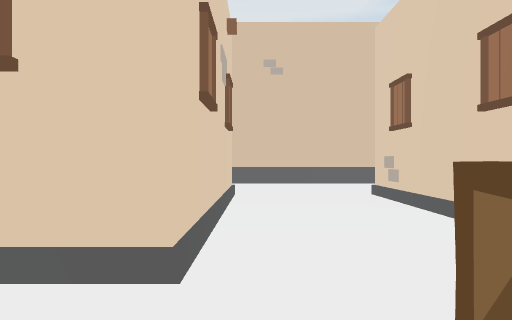
[1] (above)

18 first-person views from a walk through a scene from a Unity 3-D project. The camera is 1.3 m above the floor, looks level and sees 75° across. The floor is counted in squares, 1.8 m on a side. Each view is taken from the middle of a square. On the plan, view 1 faces up. The plan holds only what a view shows up to about 11 squares ahead; the rest is blank. The place goes on beyond the plan. The player character is not drawn. Some surface patterns are stand-ins.

[2]
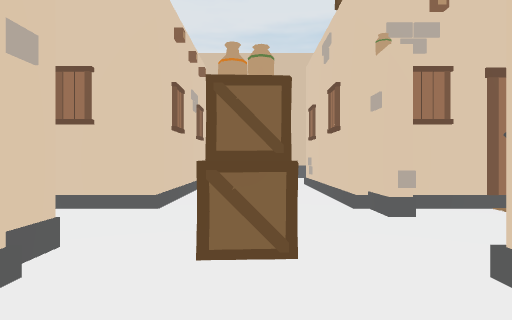

[3]
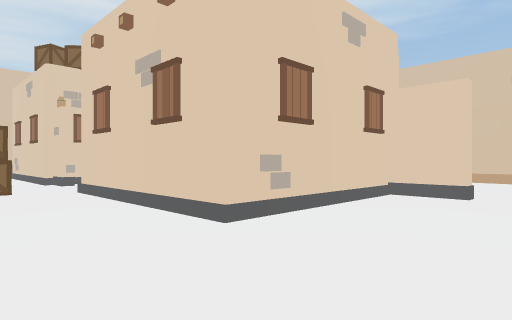

[4]
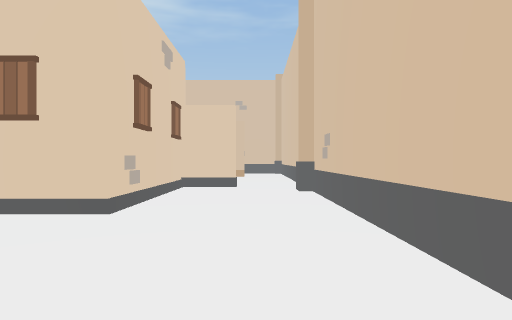

[5]
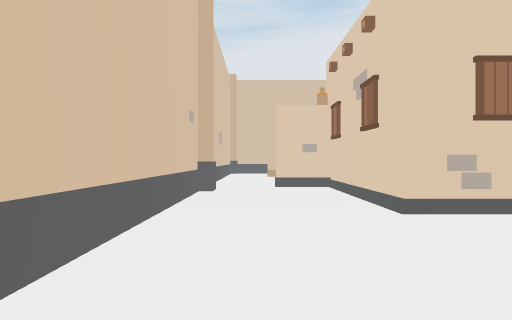

[6]
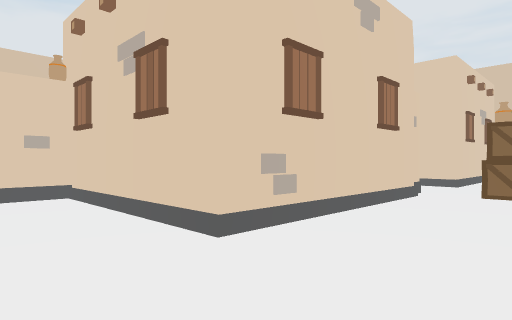

[7]
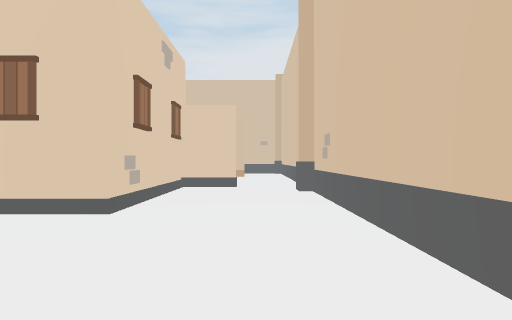

[8]
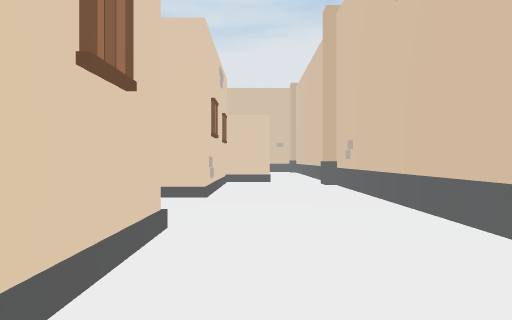

[9]
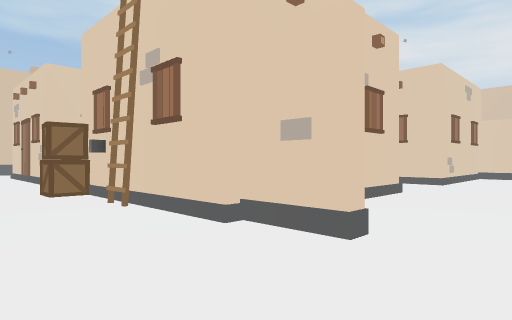

[10]
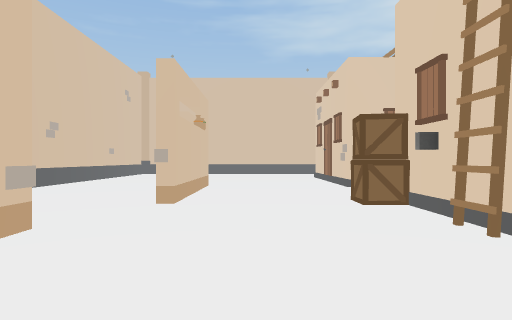

[11]
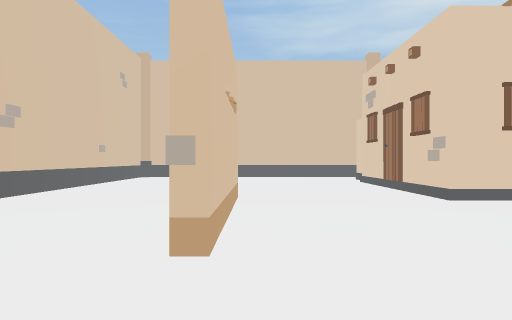

[12]
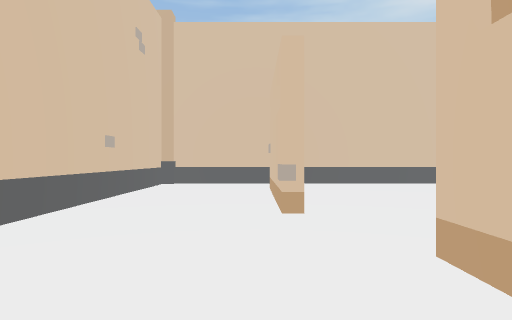

[13]
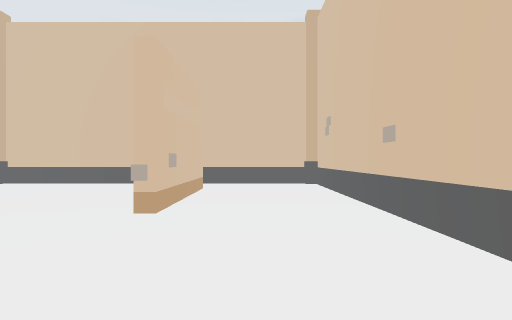

[14]
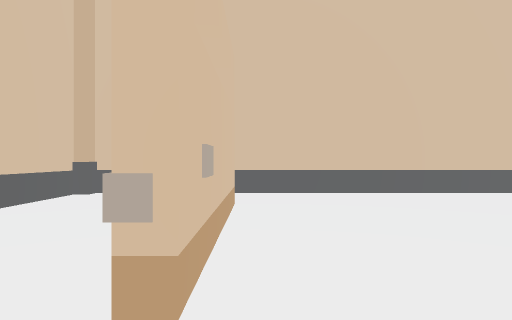

[15]
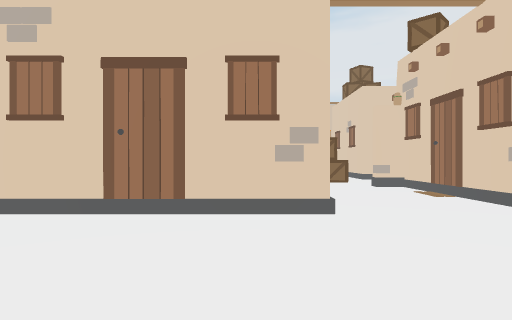

[16]
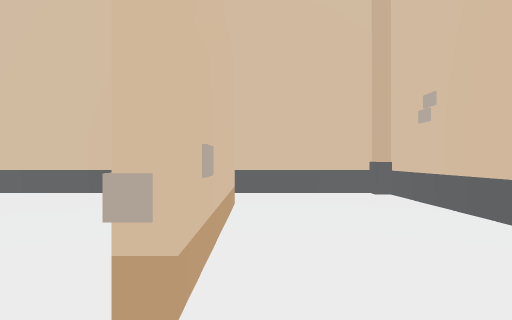

[17]
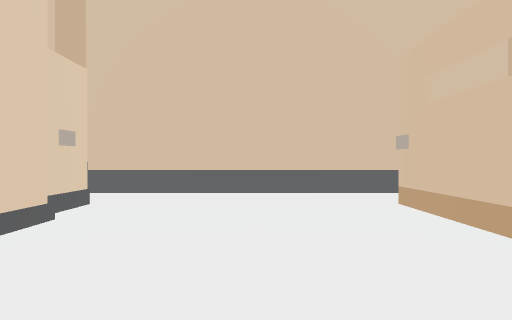

[18]
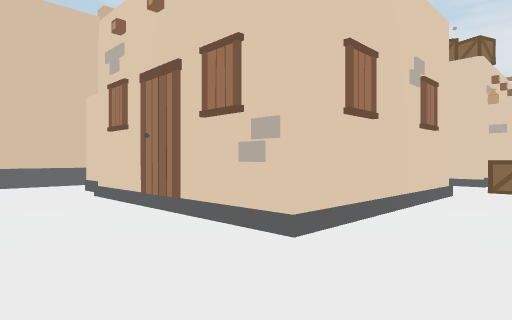

### Floor plan
Key: @ floor where view 1 was taken; # wall or solid block; . floor; O other object.
Columns run from 7 left of view 1 to 16 right of it. Each row starts with its distance up from view 1.
 11 #  ######### ###########
 10 ...#........ #.........#
  9 .......................#
  8   #...........O.....O..#
  7   ####O...#####.....#..#
  6      ##...#   #.....#..#
  5       #...#   ##...OO..#
  4       #...#   ##.......#
  3       #...#  ##........#
  2      ##...####OO...O...#
  1      ...O.O........#...
  0       .@O..........#...
 -1       O...#####....O...#
 -2       #...#   #........#
 -3       #...#   #........#
 -4       #...#   #.....O..#
 -5       #...##  #.....#..#
 -6   #####...O####.....#..#
 -7   O...........#.....#..#
 -8 .......................#
 -9 ...#.........#.........#
-10    #####################

Where each view was taken, in squares from view 1:
view 1: 0 up, 0 right, facing up
view 2: 3 down, 1 right, facing up
view 3: 9 down, 0 right, facing up-right
view 4: 8 down, 2 left, facing right
view 5: 8 down, 4 right, facing left
view 6: 8 down, 2 right, facing up-left
view 7: 9 up, 4 right, facing left
view 8: 8 up, 6 right, facing left
view 9: 10 up, 10 right, facing down-left
view 10: 8 up, 10 right, facing down
view 11: 5 up, 11 right, facing down
view 12: 1 up, 13 right, facing down
view 13: 0 up, 14 right, facing up
view 14: 2 down, 12 right, facing down
view 15: 2 down, 12 right, facing left
view 16: 3 up, 13 right, facing up
view 17: 3 up, 10 right, facing up
view 18: 1 up, 10 right, facing down-left
